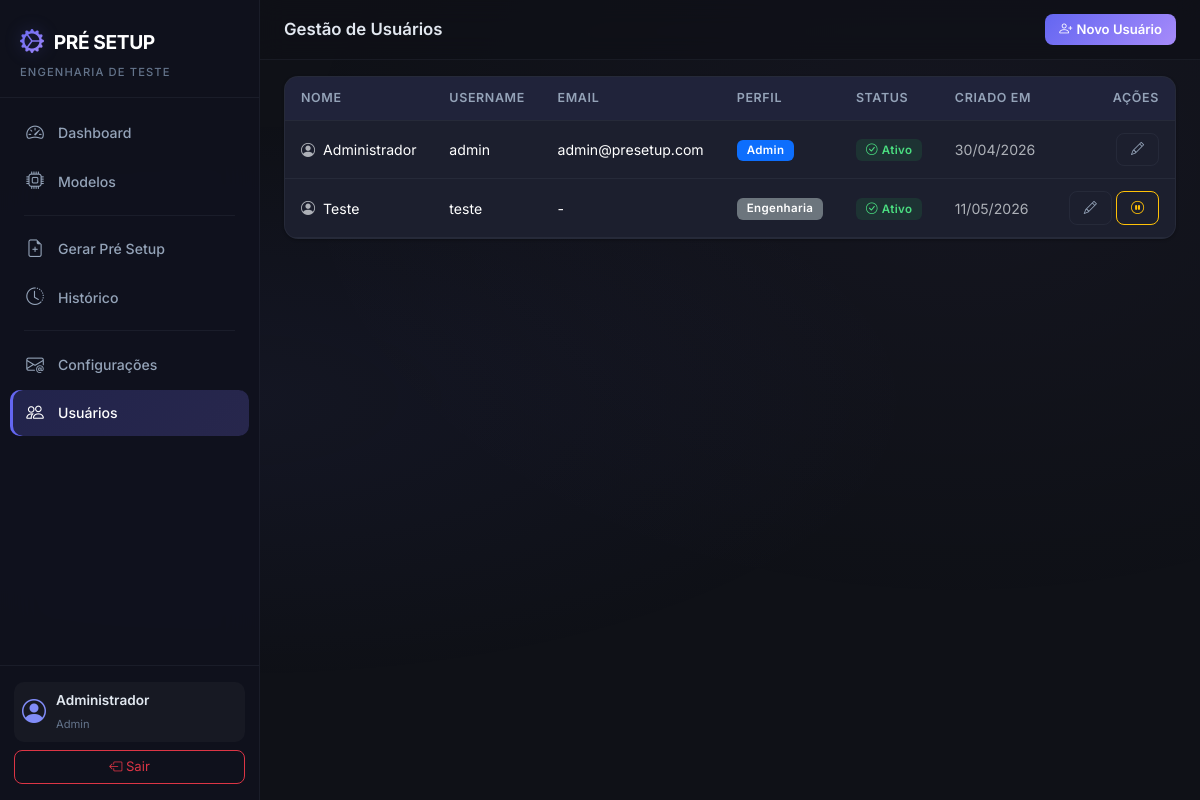
Page /users/ (signed in) on the earlier database version.
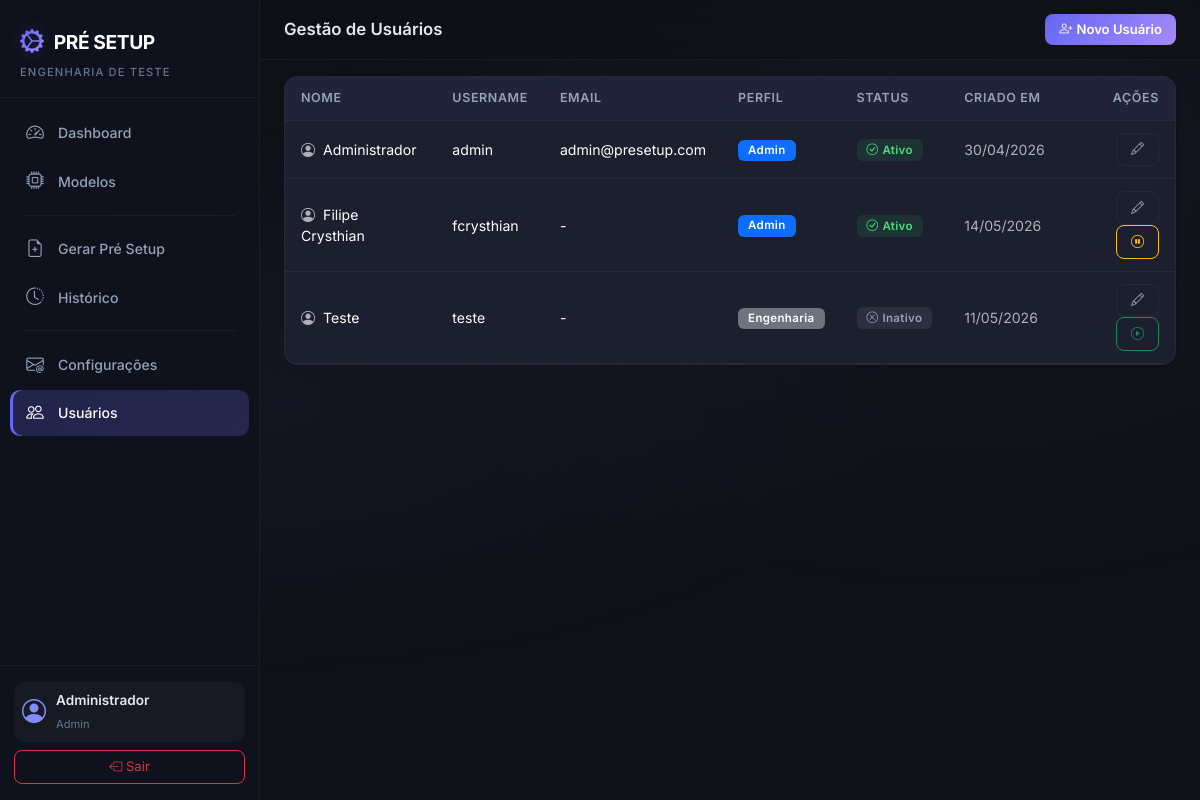
Same page on the later database version.
### app/models.py (models this page shows, shortened)
class User(UserMixin, db.Model):
    __tablename__ = 'users'
    id = db.Column(db.Integer, primary_key=True)
    name = db.Column(db.String(150), nullable=False)
    username = db.Column(db.String(150), unique=True, nullable=False)
    email = db.Column(db.String(150), unique=True, nullable=True)
    password_hash = db.Column(db.String(256), nullable=False)
    profile = db.Column(db.String(50), nullable=False, default='Engenharia')  # Admin, Engenharia
    is_active_user = db.Column(db.Boolean, default=True)
    created_at = db.Column(db.DateTime, default=datetime.now)
    setups = db.relationship('PreSetup', backref='user', lazy='dynamic')
    @property
    def is_active(self):
        return self.is_active_user

### app/users/routes.py (the view)
@users_bp.route('/')
@login_required
@admin_required
def index():
    users = User.query.order_by(User.name).all()
    return render_template('users/index.html', users=users, profiles=PROFILES)

### app/models.py (called while the page is built)
@login_manager.user_loader
def load_user(user_id):
    return User.query.get(int(user_id))

### app/templates/users/index.html (shortened to what this page needs)
{% extends "base.html" %}
{% block page_title %}Gestão de Usuários{% endblock %}
{% block page_actions %}
<button class="btn btn-primary btn-sm" data-bs-toggle="modal" data-bs-target="#createModal">
    <i class="bi bi-person-plus me-1"></i>Novo Usuário
</button>
{% endblock %}
{% block content %}
<div class="card card-custom">
    <div class="card-body p-0">
        {% if users %}
        <div class="table-responsive">
            <table class="table table-hover">
                <thead>
                    <tr>
                        <th>Nome</th>
                        <th>Username</th>
                        <th>Email</th>
                        <th>Perfil</th>
                        <th>Status</th>
                        <th>Criado em</th>
                        <th class="text-end">Ações</th>
                    </tr>
                </thead>
                <tbody>
                    {% for user in users %}
                    <tr>
                        <td><i class="bi bi-person-circle me-2 text-muted"></i>{{ user.name }}</td>
                        <td>{{ user.username }}</td>
                        <td>{{ user.email or '-' }}</td>
                        <td>
                            <span class="badge {% if user.profile == 'Admin' %}bg-primary{% else %}bg-secondary{% endif %}">
                                {{ user.profile }}
                            </span>
                        </td>
                        <td>
                            {% if user.is_active %}
                                <span class="badge status-ok"><i class="bi bi-check-circle me-1"></i>Ativo</span>
                            {% else %}
                                <span class="badge status-na"><i class="bi bi-x-circle me-1"></i>Inativo</span>
                            {% endif %}
                        </td>
                        <td class="text-muted small">{{ user.created_at.strftime('%d/%m/%Y') }}</td>
                        <td class="text-end">
                            <button class="btn btn-outline-secondary btn-sm" data-bs-toggle="modal"
                                    data-bs-target="#editModal{{ user.id }}">
                                <i class="bi bi-pencil"></i>
                            </button>
                            {% if user.id != current_user.id %}
                            <form method="POST" action="{{ url_for('users.toggle_status', user_id=user.id) }}"
                                  class="d-inline">
                                <button type="submit"
                                        class="btn btn-sm {% if user.is_active %}btn-outline-warning{% else %}btn-outline-success{% endif %}"
                                        title="{% if user.is_active %}Desativar{% else %}Ativar{% endif %}">
                                    <i class="bi {% if user.is_active %}bi-pause-circle{% else %}bi-play-circle{% endif %}"></i>
                                </button>
                            </form>
                            {% endif %}
                        </td>
                    </tr>
                    {% endfor %}
                </tbody>
            </table>
        </div>
        {% else %}
        <div class="text-center py-5">
            <i class="bi bi-people display-4 text-muted"></i>
            <p class="text-muted mt-3">Nenhum usuário cadastrado.</p>
        </div>
        {% endif %}
    </div>
</div>
{% endblock %}

### app/templates/base.html (shortened to what this page needs)
<!DOCTYPE html>
<html lang="pt-BR" data-bs-theme="dark">
<head>
    <link href="https://cdn.jsdelivr.net/npm/bootstrap@5.3.3/dist/css/bootstrap.min.css" rel="stylesheet">
    <link href="https://cdn.jsdelivr.net/npm/bootstrap-icons@1.11.3/font/bootstrap-icons.min.css" rel="stylesheet">
    <link rel="stylesheet" href="{{ url_for('static', filename='css/style.css') }}">
</head>
<body>
    {% if current_user.is_authenticated %}
    <nav class="sidebar" id="sidebar">
        <div class="sidebar-header">
            <div class="sidebar-brand">
                <i class="bi bi-gear-wide-connected"></i>
                <span>PRÉ SETUP</span>
            </div>
            <small class="sidebar-subtitle">Engenharia de Teste</small>
        </div>
        <ul class="sidebar-nav">
            <li class="sidebar-nav-item">
                <a href="{{ url_for('dashboard.index') }}" class="sidebar-nav-link {% if request.endpoint == 'dashboard.index' %}active{% endif %}">
                    <i class="bi bi-speedometer2"></i>
                    <span>Dashboard</span>
                </a>
            </li>
            {% if current_user.profile == 'Admin' %}
            <li class="sidebar-nav-item">
                <a href="{{ url_for('models_blueprint.index') }}" class="sidebar-nav-link {% if 'models_blueprint' in request.endpoint %}active{% endif %}">
                    <i class="bi bi-cpu"></i>
                    <span>Modelos</span>
                </a>
            </li>
            {% endif %}
            <li class="sidebar-divider"></li>
            <li class="sidebar-nav-item">
                <a href="{{ url_for('setup_requests.generate_select') }}" class="sidebar-nav-link {% if request.endpoint == 'setup_requests.generate_select' or request.endpoint == 'setup_requests.generate_form' %}active{% endif %}">
                    <i class="bi bi-file-earmark-plus"></i>
                    <span>Gerar Pré Setup</span>
                </a>
            </li>
            <li class="sidebar-nav-item">
                <a href="{{ url_for('setup_requests.history') }}" class="sidebar-nav-link {% if request.endpoint == 'setup_requests.history' or request.endpoint == 'setup_requests.detail' %}active{% endif %}">
                    <i class="bi bi-clock-history"></i>
                    <span>Histórico</span>
                </a>
            </li>
            {% if current_user.profile == 'Admin' %}
            <li class="sidebar-divider"></li>
            <li class="sidebar-nav-item">
                <a href="{{ url_for('email_config.index') }}" class="sidebar-nav-link {% if 'email_config' in request.endpoint %}active{% endif %}">
                    <i class="bi bi-envelope-at"></i>
                    <span>Configurações</span>
                </a>
            </li>
            <li class="sidebar-nav-item">
                <a href="{{ url_for('users.index') }}" class="sidebar-nav-link {% if 'users' in request.endpoint %}active{% endif %}">
                    <i class="bi bi-people"></i>
                    <span>Usuários</span>
                </a>
            </li>
            {% endif %}
        </ul>
        <div class="sidebar-footer">
            <div class="sidebar-user">
                <i class="bi bi-person-circle"></i>
                <div>
                    <div class="sidebar-user-name">{{ current_user.name }}</div>
                    <small class="sidebar-user-role">{{ current_user.profile }}</small>
                </div>
            </div>
            <a href="{{ url_for('auth.logout') }}" class="btn btn-outline-danger btn-sm w-100 mt-2">
                <i class="bi bi-box-arrow-left"></i> Sair
            </a>
        </div>
    </nav>
    <main class="main-content">
        <div class="topbar">
            <h5 class="topbar-title">{% block page_title %}{% endblock %}</h5>
            <div class="topbar-actions">
                {% block page_actions %}{% endblock %}
            </div>
        </div>
        <div class="container-fluid px-4 py-3">
            {% block content %}{% endblock %}
        </div>
    </main>
    {% else %}
        {% block fullpage %}{% endblock %}
    {% endif %}
</body>
</html>

Differences in the rows shown:
added User: name "Filipe Crysthian", username "fcrysthian", email "-", profile "Admin", is_active_user True (drawn), created_at "14/05/2026"
changed User "Teste": is_active_user "Ativo" → "Inativo"
